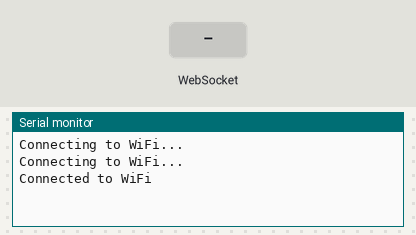
The sketch below on a simulated ESP8266 (NodeMCU). Parts: the last lines printed to the serial monitor. The test bench sets the inputs (shaded band). WiFi joins after 1.5 s; servers stay silent unless stated.

Above: at 3.2 s.
3.3 s: WebSocket text "1" received
At 3.8 s:
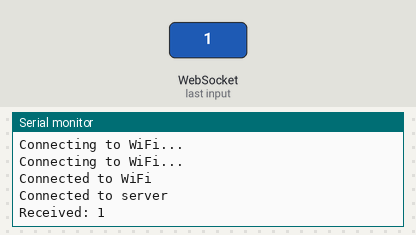
4.8 s: WebSocket text "0" received
At 6.0 s:
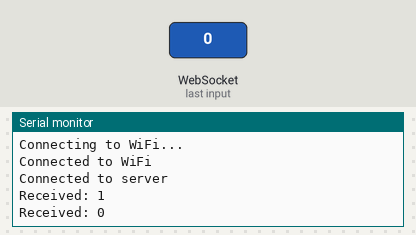
6.3 s: WebSocket text "2" received
At 7.3 s:
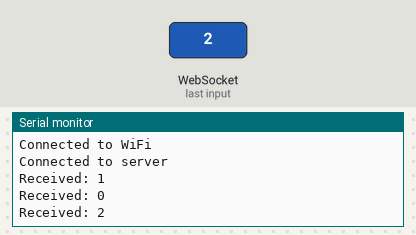

The sketch:

websocket.ino
```cpp
#include <ESP8266WiFi.h>
#include <WebSocketsClient.h>

const char *ssid = "gui";
const char *password = "abcd5678";
const char *host = "192.168.219.64"; // IP address or domain name
const uint16_t port = 3000;

WebSocketsClient webSocket;

void webSocketEvent(WStype_t type, uint8_t *payload, size_t length)
{
  switch (type)
  {
  case WStype_DISCONNECTED:
    Serial.println("Disconnected!");
    break;
  case WStype_CONNECTED:
    Serial.println("Connected to server");
    webSocket.sendTXT("hello from ESP8266");
    break;
  case WStype_TEXT:
    Serial.printf("Received: %s\n", payload);
    break;
  }
}

void setup()
{
  Serial.begin(115200);
  WiFi.begin(ssid, password);
  while (WiFi.status() != WL_CONNECTED)
  {
    delay(1000);
    Serial.println("Connecting to WiFi...");
  }
  Serial.println("Connected to WiFi");

  webSocket.begin(host, port, "/");
  webSocket.onEvent(webSocketEvent);
  webSocket.setReconnectInterval(5000); // Reconnect every 5s if connection is lost
}

void loop()
{
  webSocket.loop();
}
```

Measured:
- after the input at 3.3 s, the serial monitor: prints a new line at once (image 1)
- after the input at 4.8 s, the serial monitor: prints a new line at once (image 2)
- after the input at 6.3 s, the serial monitor: prints a new line at once (image 3)
